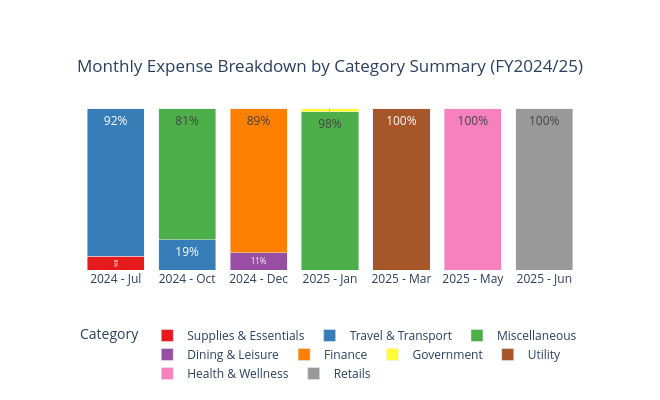
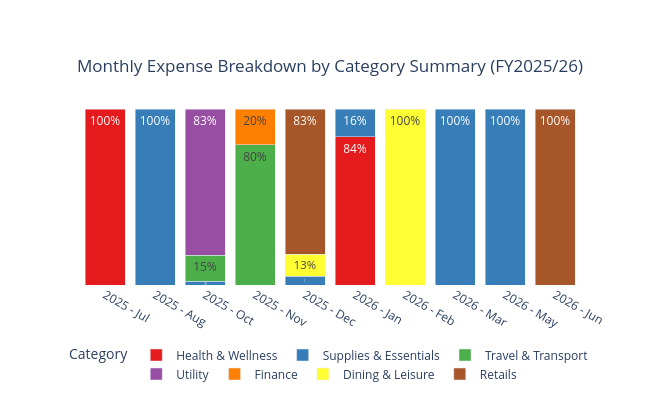

Write notebook code for charts like these, in order.
### Code cell
def create_bar_chart(TransDF, DateOrder):

    color_scale = px.colors.qualitative.Set1

    #sort the data on year and pick out the year requested
    CurFY = sorted(TransDF['FY'].dropna().unique())[-DateOrder]
    CurYearDF = TransDF[TransDF['FY'].eq(CurFY)].copy()
    CurYearDF['Amount'] = pd.to_numeric(CurYearDF['Amount'], errors='coerce').abs()
    CurYearDF['Year - Month'] = CurYearDF['Year'].astype(str) + ' - ' + CurYearDF['Month Name']
                                                                                  
    # take only expense trans
    TransDFExpensesOnly = CurYearDF[(CurYearDF['Income/Expense'] == 'Expense')]
    
   
    TransDFGrouped = (
        TransDFExpensesOnly.groupby(["Month", "Year", "Category", "Month Name", 'Year - Month'])["Amount"]
        .sum()
        .reset_index()
    )
    
    # #Calculate the monthly totals across all categories per month      
    MonthlyTotals = TransDFGrouped.groupby('Year - Month')['Amount'].transform('sum')
    
    TransDFGrouped['Percent %'] = (TransDFGrouped['Amount'] / MonthlyTotals) * 100

    TransDFGrouped = TransDFGrouped.sort_values(by=["Year", "Month"])

    SortedMonthNames = TransDFGrouped['Year - Month'].unique().tolist()
   
    # Build the stacked chart from here 
    BarChartFigure = px.bar(
        TransDFGrouped,
        x='Year - Month',
        y="Percent %",
        color="Category", 
        title=f"Monthly Expense Breakdown by Category Summary ({CurFY})",
        labels={"Percent %": "", "Year - Month": ""},
        text_auto=True,
        color_discrete_sequence=color_scale,
        category_orders={'Year - Month': SortedMonthNames} 
    )
   
    BarChartFigure.update_traces(
        texttemplate='%{y:.0f}%', 
        textposition='inside',
        hoverinfo='skip',
        hovertemplate=None
    )
    
    BarChartFigure.update_layout(
        yaxis=dict(showticklabels=False),
        paper_bgcolor='rgba(0,0,0,0)',
        plot_bgcolor='rgba(0,0,0,0)',
        barmode="stack", 
        height=400,
        width=660,
        legend=dict(
                    orientation="h",    
                    yanchor="top",      
                    y=-0.3,             
                    xanchor="center",   
                    x=0.5               
                ),
        title=dict(
            x=0.5,             
            xanchor='center',
            y=0.85  
        )
    )

    return BarChartFigure

FY1Category = create_bar_chart(TransDF, 2)
FY2Category = create_bar_chart(TransDF, 1)
FY1Category.show()
FY2Category.show()

### Figure 1 — Plotly figure (JSON) as saved in the notebook; plotly's stock layout.template omitted (floating-point values rounded to 4 significant figures)
{"data": [{"hoverinfo": "skip", "legendgroup": "Supplies & Essentials", "marker": {"color": "rgb(228,26,28)", "pattern": {"shape": ""}}, "name": "Supplies & Essentials", "orientation": "v", "showlegend": true, "textposition": "inside", "texttemplate": "%{y:.0f}%", "type": "bar", "x": ["2024 - Jul"], "xaxis": "x", "y": [8.369], "yaxis": "y"}, {"hoverinfo": "skip", "legendgroup": "Travel & Transport", "marker": {"color": "rgb(55,126,184)", "pattern": {"shape": ""}}, "name": "Travel & Transport", "orientation": "v", "showlegend": true, "textposition": "inside", "texttemplate": "%{y:.0f}%", "type": "bar", "x": ["2024 - Jul", "2024 - Oct"], "xaxis": "x", "y": [91.63, 18.6], "yaxis": "y"}, {"hoverinfo": "skip", "legendgroup": "Miscellaneous", "marker": {"color": "rgb(77,175,74)", "pattern": {"shape": ""}}, "name": "Miscellaneous", "orientation": "v", "showlegend": true, "textposition": "inside", "texttemplate": "%{y:.0f}%", "type": "bar", "x": ["2024 - Oct", "2025 - Jan"], "xaxis": "x", "y": [81.4, 97.85], "yaxis": "y"}, {"hoverinfo": "skip", "legendgroup": "Dining & Leisure", "marker": {"color": "rgb(152,78,163)", "pattern": {"shape": ""}}, "name": "Dining & Leisure", "orientation": "v", "showlegend": true, "textposition": "inside", "texttemplate": "%{y:.0f}%", "type": "bar", "x": ["2024 - Dec"], "xaxis": "x", "y": [10.78], "yaxis": "y"}, {"hoverinfo": "skip", "legendgroup": "Finance", "marker": {"color": "rgb(255,127,0)", "pattern": {"shape": ""}}, "name": "Finance", "orientation": "v", "showlegend": true, "textposition": "inside", "texttemplate": "%{y:.0f}%", "type": "bar", "x": ["2024 - Dec"], "xaxis": "x", "y": [89.22], "yaxis": "y"}, {"hoverinfo": "skip", "legendgroup": "Government", "marker": {"color": "rgb(255,255,51)", "pattern": {"shape": ""}}, "name": "Government", "orientation": "v", "showlegend": true, "textposition": "inside", "texttemplate": "%{y:.0f}%", "type": "bar", "x": ["2025 - Jan"], "xaxis": "x", "y": [2.154], "yaxis": "y"}, {"hoverinfo": "skip", "legendgroup": "Utility", "marker": {"color": "rgb(166,86,40)", "pattern": {"shape": ""}}, "name": "Utility", "orientation": "v", "showlegend": true, "textposition": "inside", "texttemplate": "%{y:.0f}%", "type": "bar", "x": ["2025 - Mar"], "xaxis": "x", "y": [100.0], "yaxis": "y"}, {"hoverinfo": "skip", "legendgroup": "Health & Wellness", "marker": {"color": "rgb(247,129,191)", "pattern": {"shape": ""}}, "name": "Health & Wellness", "orientation": "v", "showlegend": true, "textposition": "inside", "texttemplate": "%{y:.0f}%", "type": "bar", "x": ["2025 - May"], "xaxis": "x", "y": [100.0], "yaxis": "y"}, {"hoverinfo": "skip", "legendgroup": "Retails", "marker": {"color": "rgb(153,153,153)", "pattern": {"shape": ""}}, "name": "Retails", "orientation": "v", "showlegend": true, "textposition": "inside", "texttemplate": "%{y:.0f}%", "type": "bar", "x": ["2025 - Jun"], "xaxis": "x", "y": [100.0], "yaxis": "y"}], "layout": {"barmode": "stack", "height": 400, "legend": {"orientation": "h", "title": {"text": "Category"}, "tracegroupgap": 0, "x": 0.5, "xanchor": "center", "y": -0.3, "yanchor": "top"}, "paper_bgcolor": "rgba(0,0,0,0)", "plot_bgcolor": "rgba(0,0,0,0)", "title": {"text": "Monthly Expense Breakdown by Category Summary (FY2024/25)", "x": 0.5, "xanchor": "center", "y": 0.85}, "width": 660, "xaxis": {"anchor": "y", "categoryarray": ["2024 - Jul", "2024 - Oct", "2024 - Dec", "2025 - Jan", "2025 - Mar", "2025 - May", "2025 - Jun"], "categoryorder": "array", "domain": [0, 1], "title": {"text": ""}}, "yaxis": {"anchor": "x", "domain": [0, 1], "showticklabels": false, "title": {"text": ""}}}}

### Figure 2 — Plotly figure (JSON) as saved in the notebook; plotly's stock layout.template omitted (floating-point values rounded to 4 significant figures)
{"data": [{"hoverinfo": "skip", "legendgroup": "Health & Wellness", "marker": {"color": "rgb(228,26,28)", "pattern": {"shape": ""}}, "name": "Health & Wellness", "orientation": "v", "showlegend": true, "textposition": "inside", "texttemplate": "%{y:.0f}%", "type": "bar", "x": ["2025 - Jul", "2026 - Jan"], "xaxis": "x", "y": [100.0, 84.44], "yaxis": "y"}, {"hoverinfo": "skip", "legendgroup": "Supplies & Essentials", "marker": {"color": "rgb(55,126,184)", "pattern": {"shape": ""}}, "name": "Supplies & Essentials", "orientation": "v", "showlegend": true, "textposition": "inside", "texttemplate": "%{y:.0f}%", "type": "bar", "x": ["2025 - Aug", "2025 - Oct", "2025 - Dec", "2026 - Jan", "2026 - Mar", "2026 - May"], "xaxis": "x", "y": [100.0, 2.11, 5.0, 15.56, 100.0, 100.0], "yaxis": "y"}, {"hoverinfo": "skip", "legendgroup": "Travel & Transport", "marker": {"color": "rgb(77,175,74)", "pattern": {"shape": ""}}, "name": "Travel & Transport", "orientation": "v", "showlegend": true, "textposition": "inside", "texttemplate": "%{y:.0f}%", "type": "bar", "x": ["2025 - Oct", "2025 - Nov"], "xaxis": "x", "y": [14.77, 79.7], "yaxis": "y"}, {"hoverinfo": "skip", "legendgroup": "Utility", "marker": {"color": "rgb(152,78,163)", "pattern": {"shape": ""}}, "name": "Utility", "orientation": "v", "showlegend": true, "textposition": "inside", "texttemplate": "%{y:.0f}%", "type": "bar", "x": ["2025 - Oct"], "xaxis": "x", "y": [83.12], "yaxis": "y"}, {"hoverinfo": "skip", "legendgroup": "Finance", "marker": {"color": "rgb(255,127,0)", "pattern": {"shape": ""}}, "name": "Finance", "orientation": "v", "showlegend": true, "textposition": "inside", "texttemplate": "%{y:.0f}%", "type": "bar", "x": ["2025 - Nov"], "xaxis": "x", "y": [20.3], "yaxis": "y"}, {"hoverinfo": "skip", "legendgroup": "Dining & Leisure", "marker": {"color": "rgb(255,255,51)", "pattern": {"shape": ""}}, "name": "Dining & Leisure", "orientation": "v", "showlegend": true, "textposition": "inside", "texttemplate": "%{y:.0f}%", "type": "bar", "x": ["2025 - Dec", "2026 - Feb"], "xaxis": "x", "y": [12.5, 100.0], "yaxis": "y"}, {"hoverinfo": "skip", "legendgroup": "Retails", "marker": {"color": "rgb(166,86,40)", "pattern": {"shape": ""}}, "name": "Retails", "orientation": "v", "showlegend": true, "textposition": "inside", "texttemplate": "%{y:.0f}%", "type": "bar", "x": ["2025 - Dec", "2026 - Jun"], "xaxis": "x", "y": [82.5, 100.0], "yaxis": "y"}], "layout": {"barmode": "stack", "height": 400, "legend": {"orientation": "h", "title": {"text": "Category"}, "tracegroupgap": 0, "x": 0.5, "xanchor": "center", "y": -0.3, "yanchor": "top"}, "paper_bgcolor": "rgba(0,0,0,0)", "plot_bgcolor": "rgba(0,0,0,0)", "title": {"text": "Monthly Expense Breakdown by Category Summary (FY2025/26)", "x": 0.5, "xanchor": "center", "y": 0.85}, "width": 660, "xaxis": {"anchor": "y", "categoryarray": ["2025 - Jul", "2025 - Aug", "2025 - Oct", "2025 - Nov", "2025 - Dec", "2026 - Jan", "2026 - Feb", "2026 - Mar", "2026 - May", "2026 - Jun"], "categoryorder": "array", "domain": [0, 1], "title": {"text": ""}}, "yaxis": {"anchor": "x", "domain": [0, 1], "showticklabels": false, "title": {"text": ""}}}}
